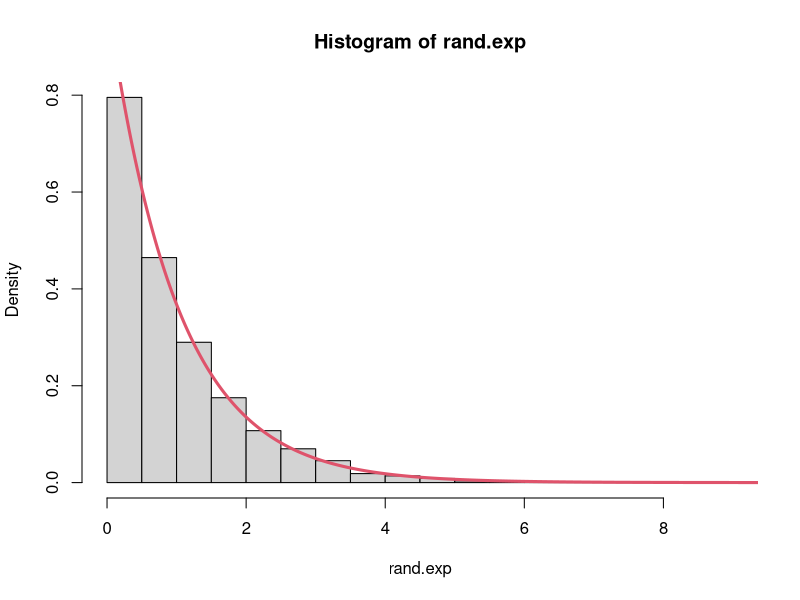
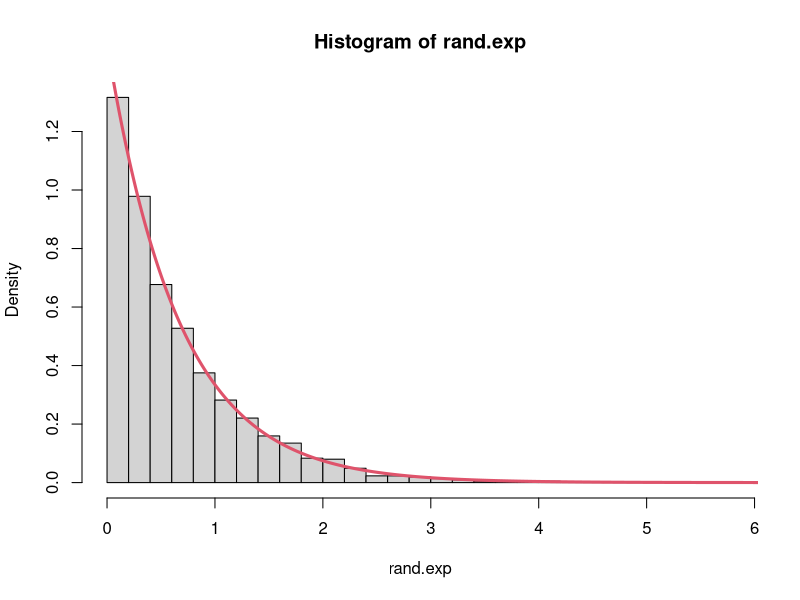
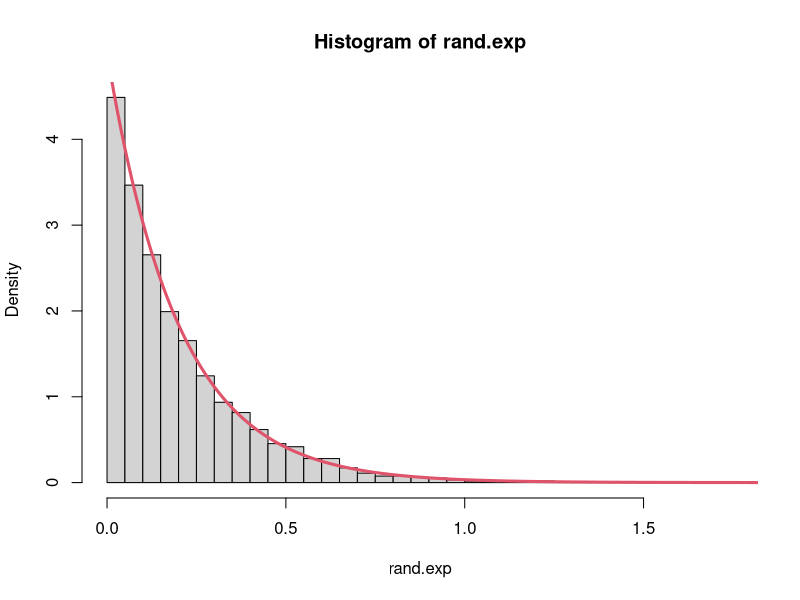
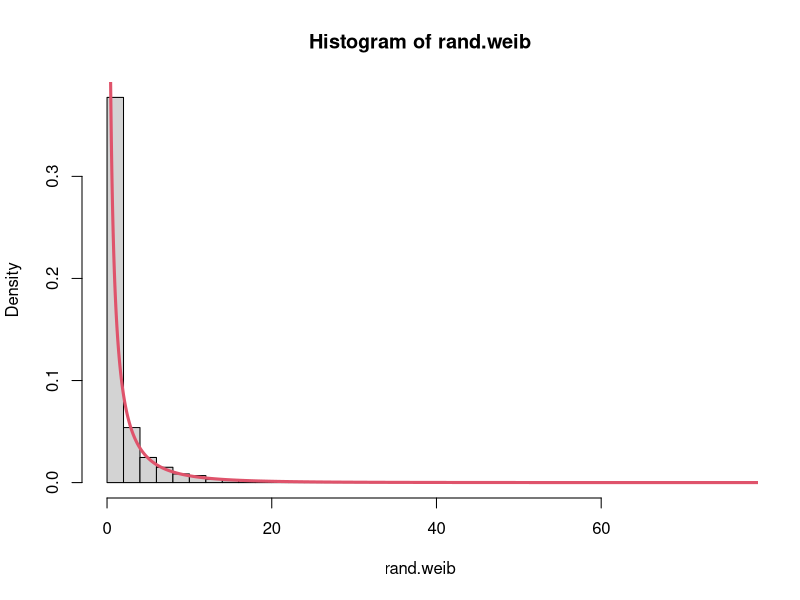
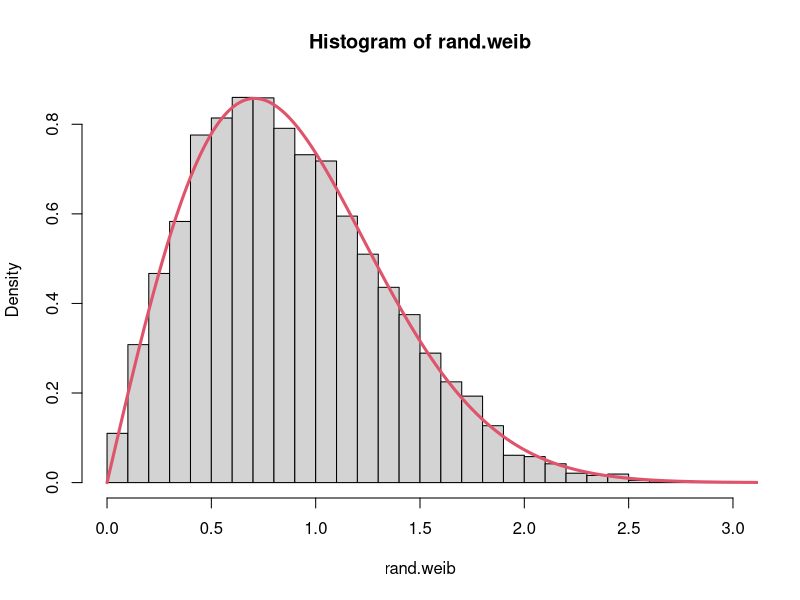
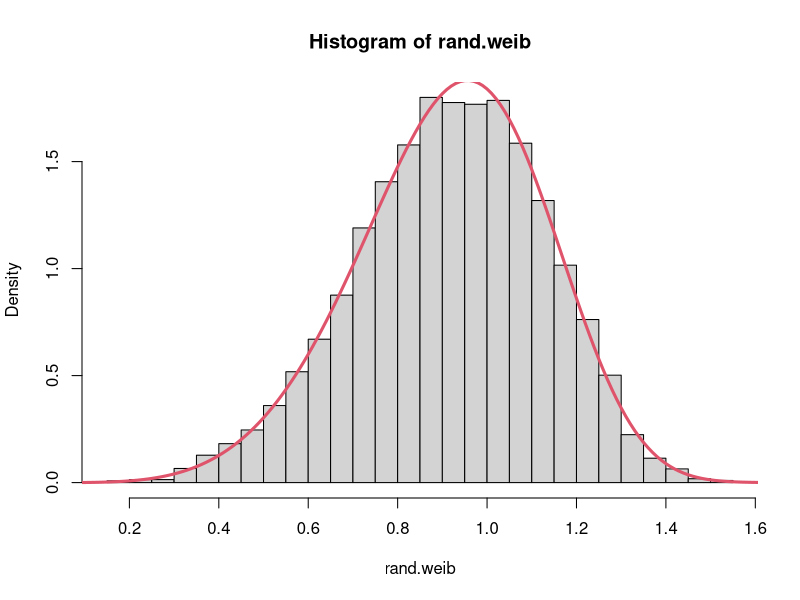
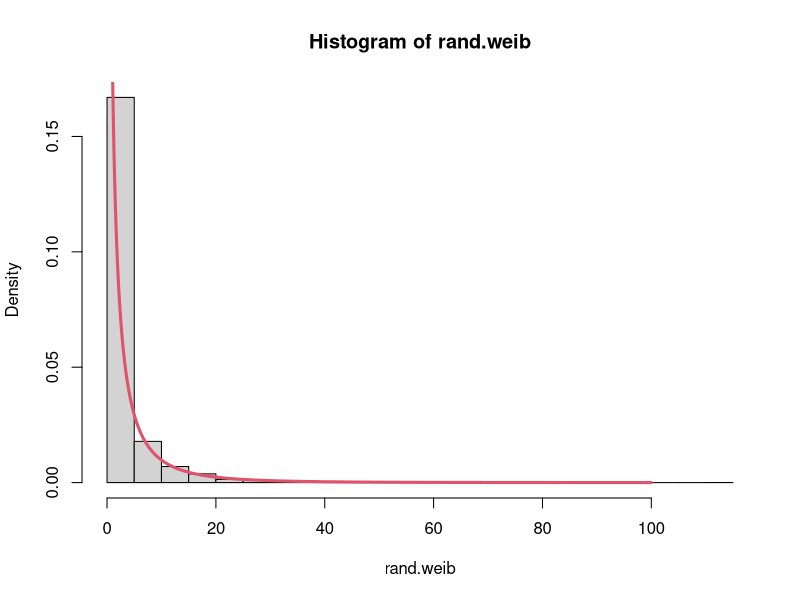
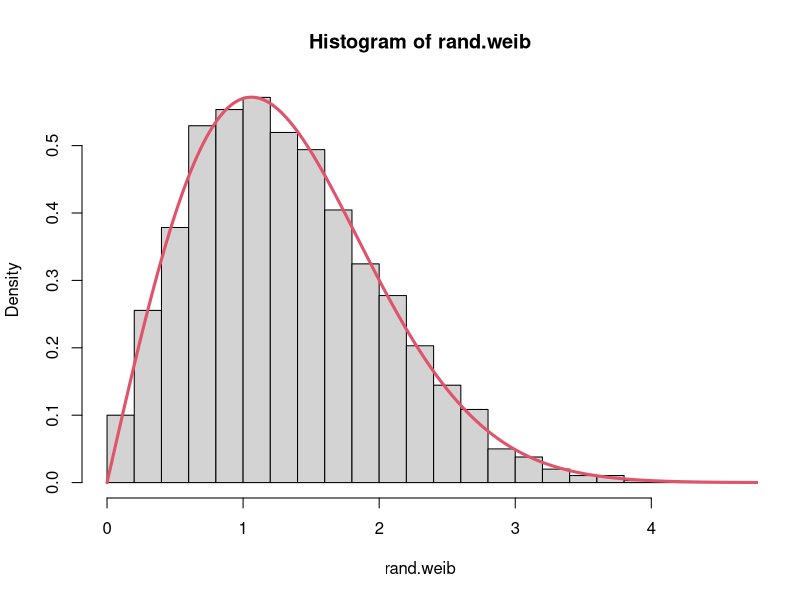

Recreate these plots in R, in order.
rand.unif <- runif(10000)

# exp

for (lambda in c(1, 1.5, 5)) {
	jpeg(paste0("exp_", lambda, ".jpeg"))
	rand.exp <- -log(rand.unif) / lambda
	hist(rand.exp, prob = TRUE, breaks = 30)
	pts <- seq(0, 10, by = 0.01)
	exp.density <- dexp(pts, rate = lambda)
	lines(pts, exp.density, col = 2, lwd = 3)
	dev.off()
}

# Weibull

for (lambda in c(1, 1.5, 5)) {
	for (k in c(0.5, 2, 5)) {
		jpeg(paste0("weibull_", lambda, "_", k, ".jpeg"))
		rand.weib <- lambda * (-log(rand.unif))^(1 / k)
		hist(rand.weib, prob = TRUE, breaks = 30)
		pts <- seq(0, 100, by = 0.01)
		weib.density <- dweibull(pts, scale = lambda, shape = k)
		lines(pts, weib.density, col = 2, lwd = 3)
		dev.off()
	}
}

# Cauchy

jpeg("cauchy.jpeg")
rand.cauchy <- tan(pi * (rand.unif - 0.5))
rand.cauchy <- rand.cauchy[abs(rand.cauchy) < 20]
hist(rand.cauchy, prob = TRUE, breaks = 100)
pts <- seq(-20, 20, by = 0.01)
cauchy.density <- dcauchy(pts)
lines(pts, cauchy.density, col = 2, lwd = 3)
dev.off()

help("dcauchy")
